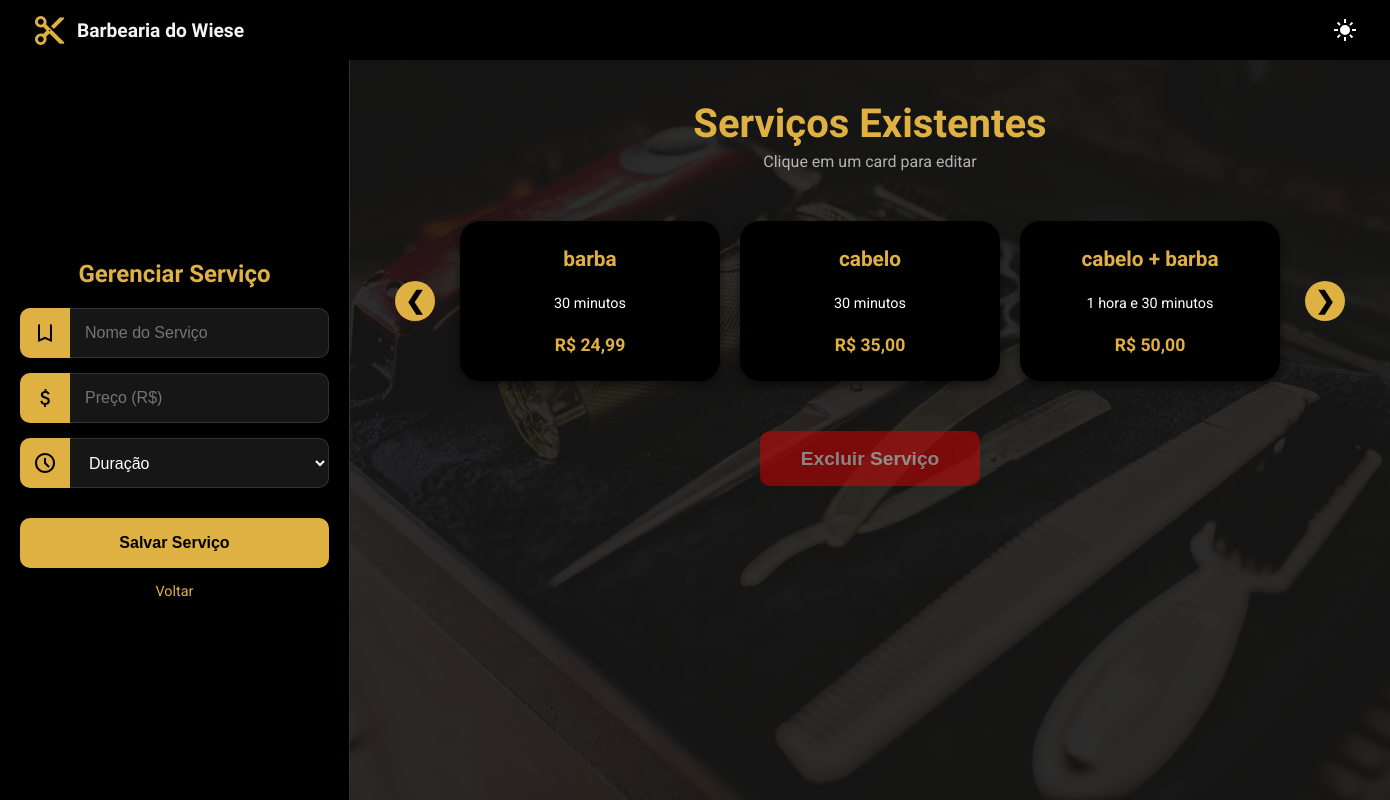
/barbeiro/servicos/meus-servicos/ (signed in), run on the app's committed database.
### servicos/models.py (models this page shows, shortened)
class Servicos(models.Model):
    id_servicos = models.AutoField(primary_key=True)
    nome_servico= models.CharField(max_length=100)
    preco_servico= models.DecimalField(max_digits=5,decimal_places=2,validators=[MinValueValidator(0)])
    slot_duracao_servico= models.IntegerField(choices=duracoes)
    class Meta():
        constraints= [models.UniqueConstraint(name='servicos_constraint_unicos',fields=regras)]

### servicos/views.py (the view, shortened to what this page needs)
# urls.py: path('meus-servicos/',views.barbeiros_editar_servicos,name='barbeiro_editar_servicos'),
@login_required
@ensure_csrf_cookie
def barbeiros_editar_servicos(request):
    if hasattr(request.user, 'clientao'):
        return redirect('/clientes/dashboard/')
    if not hasattr(request.user, 'barber'):
        return redirect('/account/login')
    if request.method == 'GET':
        lista_servicos = Servicos.objects.all().order_by('nome_servico')
        contexto = {
            'servicos': lista_servicos
        }
        return render(request, 'servicos/editar-servicos.html', contexto)

### templates/servicos/editar-servicos.html (shortened to what this page needs)
{% load static %}
<!DOCTYPE html>
<html lang="pt-br">
<head>
  <link rel="stylesheet" href="{% static 'servicos/css/editar-servicos.css' %}">
</head>
<body>
    <nav>
        <a href="{% url 'barbeiro_pagina_inicial_dashboard' %}" class="nav-logo">
            <img src="{% static 'global/images/content_cut_24dp_E3E3E3_FILL1_wght400_GRAD0_opsz24.svg' %}" alt="Logo" class="logo-icon">
            <h1 class="page-title">Barbearia do Wiese</h1>
        </a>
        <button id="theme-switch" aria-label="Alternar tema">
        </button>
    </nav>
    <div class="container">
        <div class="wrapper">
            <h2>Gerenciar Serviço</h2>
            <form id="form-servico" method="POST">
                <div>
                    <label for="nome_servico">
                        <svg xmlns="http://www.w3.org/2000/svg" height="24px" viewBox="0 -960 960 960" width="24px" fill="#000000ff"><path d="M200-120v-640q0-33 23.5-56.5T280-840h400q33 0 56.5 23.5T760-760v640L480-240 200-120Zm80-122 200-86 200 86v-598H280v598Zm0-598v598-598Z"/></svg>
                    </label>
                    <input type="text" name="nome_servico" id="nome_servico" placeholder="Nome do Serviço" required>
                </div>
                <div>
                    <label for="preco_servico">
                    </label>
                    <input type="number" step="0.01" min="0" name="preco_servico" id="preco_servico" placeholder="Preço (R$)" required>
                </div>
                <div>
                    <label for="slot_duracao_servico">
                    </label>
                    <select name="slot_duracao_servico" id="slot_duracao_servico" required>
                        <option value="" disabled selected>Duração</option>
                    </select>
                </div>
                <div class="form-actions">
                    <button type="submit" id="btn-salvar">Salvar Serviço</button>
                </div>
            </form>
            <p class="back-text">
                <a href="{% url 'barbeiro_pagina_inicial_dashboard' %}">Voltar</a>
            </p>
        </div>
        <div class="content-right">
            <h2 class="section-title">Serviços Existentes</h2>
            <p class="section-subtitle">Clique em um card para editar</p>
            <div class="container-carrossel">
                <button type="button" class="seta" id="btn-esq">&#10094;</button>
                <div class="servicos-agendamento" id="scroll-container">
                    {% if servicos %}
                        {% for s in servicos %}
                        <div class="link-bloco"
                             data-id="{{ s.pk }}"
                             data-nome="{{ s.nome_servico }}"
                             data-preco="{{ s.preco_servico }}"
                             data-duracao="{{ s.slot_duracao_servico }}"
                             onclick="preencherFormulario(this)">
                            <div class="card-servico">
                                <h2>{{ s.nome_servico }}</h2>
                                <p class="descricao">{{ s.get_slot_duracao_servico_display }}</p>
                                <p class="valor">R$ {{ s.preco_servico }}</p>
                            </div>
                        </div>
                        {% endfor %}
                    {% else %}
                        <p class="aviso-sem-servico">Nenhum serviço cadastrado.</p>
                    {% endif %}
                </div>
                <button type="button" class="seta" id="btn-dir">&#10095;</button>
            </div>
            <button class="confirm-button">Excluir Serviço</button>
        </div>
    </div>
</body>
</html>

### data on the page
Servicos: nome_servico "barba", slot_duracao_servico "30 minutos", preco_servico "24,99"
Servicos: nome_servico "cabelo", slot_duracao_servico "30 minutos", preco_servico "35,00"
Servicos: nome_servico "cabelo + barba", slot_duracao_servico "1 hora e 30 minutos", preco_servico "50,00"
